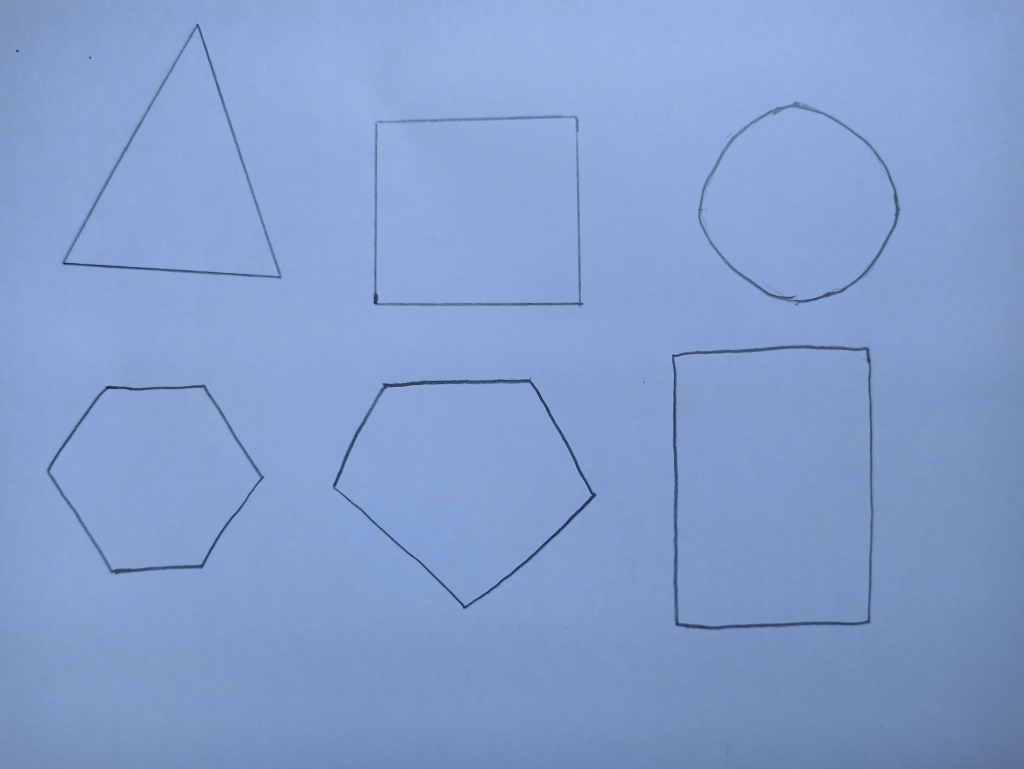
#> input picture canny/shapes6light.jpeg, 2048 x 1537 px, found by its file name (shown at 1/2 size)
$ python Canny.py
#> lines starting #> are read from the running program, lines starting #| are printed output that depends on the picture; after the words box and inside, x2 and y2 are one past the last pixel; in counts of white or black regions, pixels touching at a corner belong together
import cv2
import numpy as np

img = cv2.imread("images/shapes6light.jpeg")
#> img is the input picture: shape (1537, 2048, 3); mean B, G, R 205, 158.7, 131.2
gray = cv2.cvtColor(img, cv2.COLOR_BGR2GRAY)
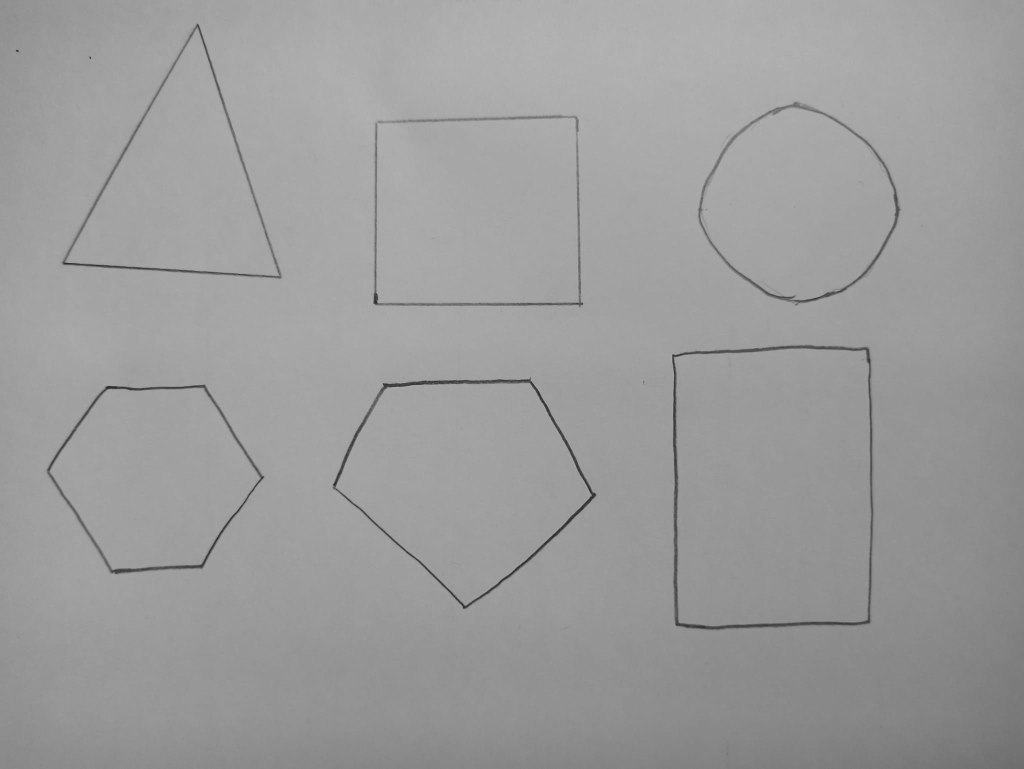
#> gray: shape (1537, 2048) (shown at 1/2 size); min 28, max 186, mean 155.7
blur = cv2.GaussianBlur(gray,(3,3),0)
blur = cv2.pyrDown(blur)
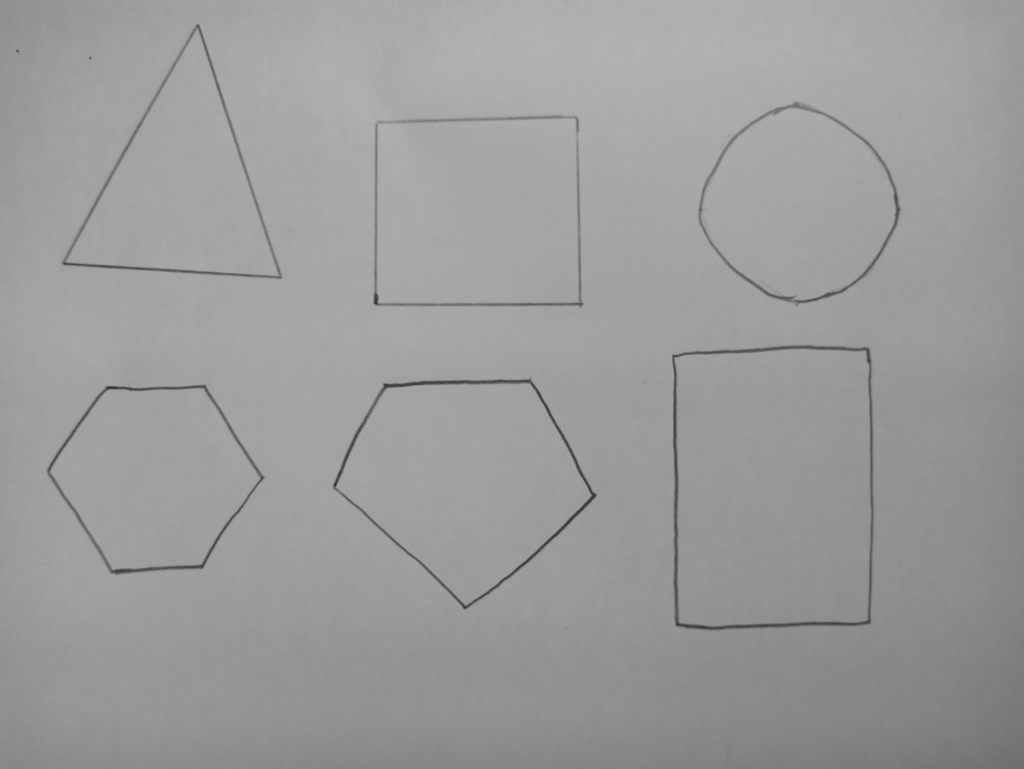
#> blur: shape (769, 1024); min 48, max 179, mean 155.7


def autoCanny(blur, sigma=0.33):
    median = np.median(blur)
    lower = int(max(0,(1-sigma)*median))
    upper = int(min(255,(1+sigma)*median))
    canny = cv2.Canny(blur,lower,upper)
    return canny

wide = cv2.Canny(blur,10,220)
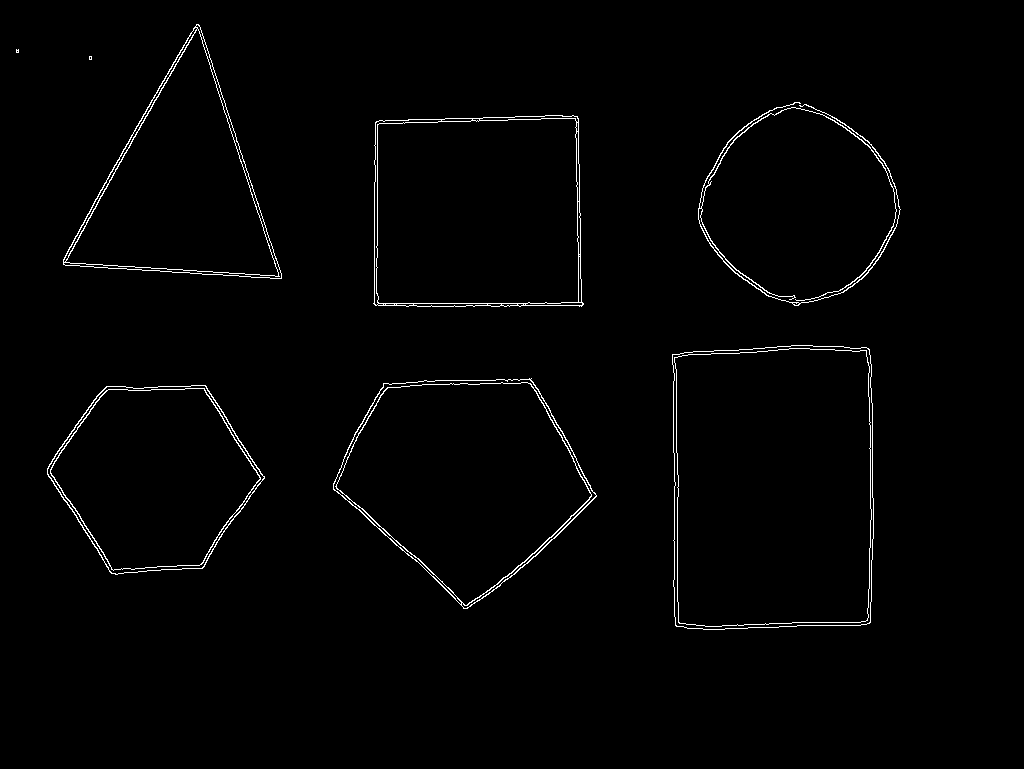
#> wide: shape (769, 1024); 1.3% white in thin lines or dots, all inside (x1, y1, x2, y2) = (16, 24, 901, 630)
tight = cv2.Canny(blur,200,230)
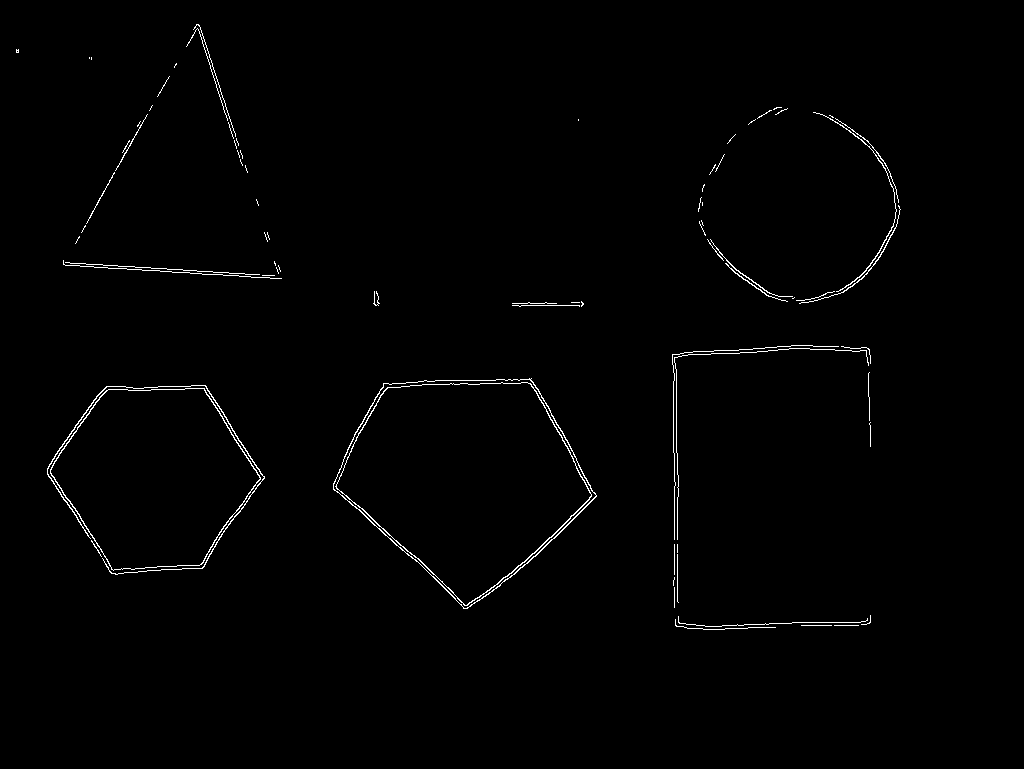
#> tight: shape (769, 1024); 0.88% white in thin lines or dots, all inside (x1, y1, x2, y2) = (16, 24, 901, 630)
auto = autoCanny(blur)
#> in autoCanny, `median = np.median(blur)`: median = 158
#> in autoCanny, `lower = int(max(0,(1-sigma)*median))`: lower = 105
#> in autoCanny, `upper = int(min(255,(1+sigma)*median))`: upper = 210

cv2.imshow("edges", np.hstack([wide,auto]))
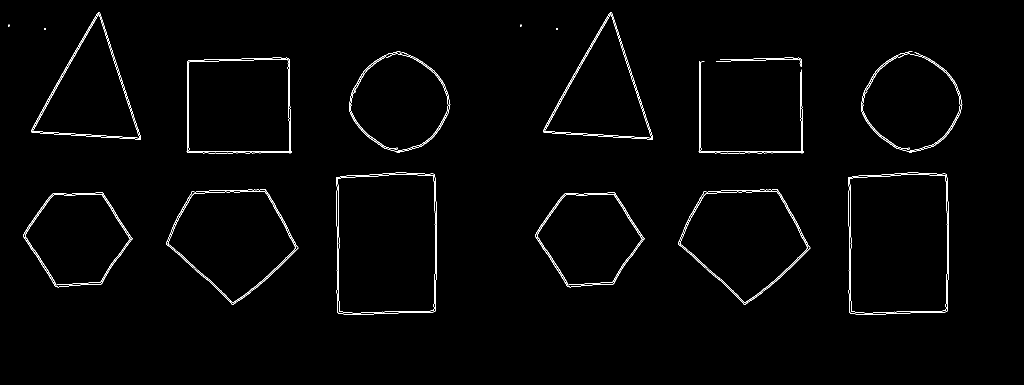
#> window 'edges': shape (769, 2048) (shown at 1/2 size); 1.3% white in thin lines or dots, all inside (x1, y1, x2, y2) = (16, 24, 1925, 630)
#cv2.imshow("aa",tight)
cv2.waitKey(0)
cv2.destroyAllWindows()
